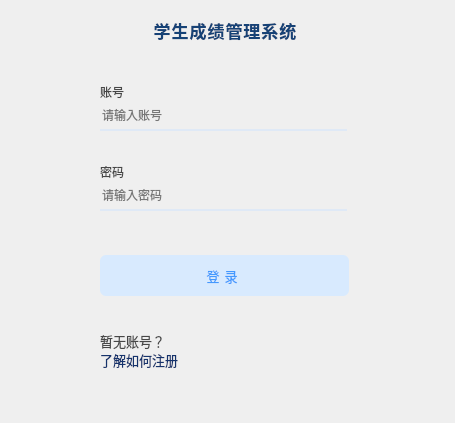
<?xml version="1.0" encoding="UTF-8"?>
<ui version="4.0">
 <class>Login</class>
 <widget class="QMainWindow" name="Login">
  <property name="geometry">
   <rect>
    <x>0</x>
    <y>0</y>
    <width>455</width>
    <height>423</height>
   </rect>
  </property>
  <property name="font">
   <font>
    <family>Segoe UI Semibold</family>
    <pointsize>10</pointsize>
    <italic>false</italic>
    <bold>false</bold>
   </font>
  </property>
  <property name="windowTitle">
   <string>系统登录</string>
  </property>
  <property name="styleSheet">
   <string notr="true">/* 主窗口 */
QMainWindow {
  background: qlineargradient(
    spread: pad,
    x1: 0,
    y1: 0,
    x2: 1,
    y2: 0,
    stop: 0 #ffffff,
    stop: 1 #e6f1ff
  );
}
/* 常规提示字体 */
QLabel {
  font-family: &quot;Microsoft YaHei&quot;;
  color: #474747;
}
/* 标题 */
QLabel#label_title {
  letter-spacing: 1px;
  color: #164276;
  font-size: 13pt;
  font-weight: bold;
}
/* 输入框 */
QLineEdit {
  font-family: &quot;Microsoft YaHei&quot;;
  border: none;
  border-bottom: 2px solid #dfe9f6;
  background: transparent;
}
/* 按钮 */
QPushButton {
  padding: 1px 8px;
  font-family: &quot;Microsoft YaHei&quot;;
  border: none;
  border-radius: 6px;
  background-color: #d8eafe;
  color: #4499fe;
}
QPushButton#button_login {
  letter-spacing: 5px;
}
QPushButton:hover,
QPushButton:avtive {
  background-color: #4499fe;
  color: #fff;
}
</string>
  </property>
  <widget class="QWidget" name="centralwidget">
   <widget class="QPushButton" name="button_login">
    <property name="geometry">
     <rect>
      <x>100</x>
      <y>255</y>
      <width>249</width>
      <height>41</height>
     </rect>
    </property>
    <property name="font">
     <font>
      <family>Microsoft YaHei</family>
      <pointsize>10</pointsize>
      <italic>false</italic>
      <bold>false</bold>
     </font>
    </property>
    <property name="text">
     <string>登录</string>
    </property>
   </widget>
   <widget class="QLabel" name="label_register">
    <property name="geometry">
     <rect>
      <x>100</x>
      <y>330</y>
      <width>249</width>
      <height>21</height>
     </rect>
    </property>
    <property name="font">
     <font>
      <family>Microsoft YaHei</family>
      <pointsize>10</pointsize>
      <italic>false</italic>
      <bold>false</bold>
     </font>
    </property>
    <property name="text">
     <string>暂无账号？</string>
    </property>
   </widget>
   <widget class="QLabel" name="label_title">
    <property name="geometry">
     <rect>
      <x>0</x>
      <y>0</y>
      <width>451</width>
      <height>61</height>
     </rect>
    </property>
    <property name="font">
     <font>
      <family>Microsoft YaHei</family>
      <pointsize>13</pointsize>
      <italic>false</italic>
      <bold>true</bold>
     </font>
    </property>
    <property name="text">
     <string>学生成绩管理系统</string>
    </property>
    <property name="alignment">
     <set>Qt::AlignCenter</set>
    </property>
   </widget>
   <widget class="QLabel" name="label_name">
    <property name="geometry">
     <rect>
      <x>100</x>
      <y>80</y>
      <width>247</width>
      <height>23</height>
     </rect>
    </property>
    <property name="text">
     <string>账号</string>
    </property>
   </widget>
   <widget class="QLineEdit" name="input_name">
    <property name="geometry">
     <rect>
      <x>100</x>
      <y>100</y>
      <width>247</width>
      <height>31</height>
     </rect>
    </property>
    <property name="minimumSize">
     <size>
      <width>0</width>
      <height>25</height>
     </size>
    </property>
    <property name="maximumSize">
     <size>
      <width>400</width>
      <height>16777215</height>
     </size>
    </property>
    <property name="placeholderText">
     <string>请输入账号</string>
    </property>
   </widget>
   <widget class="QLabel" name="label_pswd">
    <property name="geometry">
     <rect>
      <x>100</x>
      <y>160</y>
      <width>247</width>
      <height>23</height>
     </rect>
    </property>
    <property name="text">
     <string>密码</string>
    </property>
   </widget>
   <widget class="QLineEdit" name="input_pswd">
    <property name="geometry">
     <rect>
      <x>100</x>
      <y>180</y>
      <width>247</width>
      <height>31</height>
     </rect>
    </property>
    <property name="echoMode">
     <enum>QLineEdit::Password</enum>
    </property>
    <property name="placeholderText">
     <string>请输入密码</string>
    </property>
   </widget>
   <widget class="QLabel" name="label_register_link">
    <property name="geometry">
     <rect>
      <x>100</x>
      <y>350</y>
      <width>81</width>
      <height>21</height>
     </rect>
    </property>
    <property name="font">
     <font>
      <family>Microsoft YaHei</family>
      <pointsize>10</pointsize>
      <italic>false</italic>
      <bold>false</bold>
     </font>
    </property>
    <property name="text">
     <string>&lt;a href=&quot;#&quot; style=&quot;text-decoration:none;color:#15336c&quot;&gt;了解如何注册&lt;/a&gt;</string>
    </property>
   </widget>
  </widget>
 </widget>
 <resources/>
 <connections/>
</ui>
